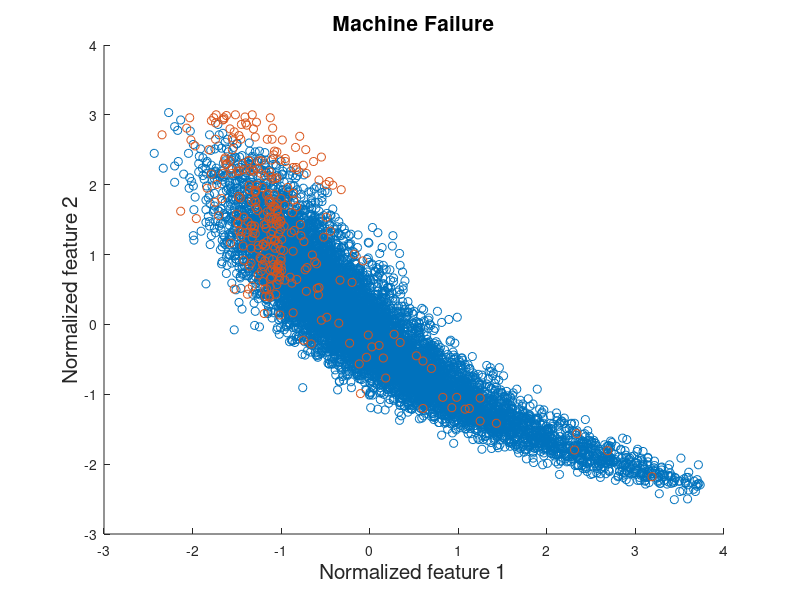

MATLAB code for this plot: (Note: this script raises an error after producing the figure.)
clear
clc
rng(0)
replicate=5000;
%% load data
num_class=2;
num_feature=7;
num_instance=9815;
load("./machine_failure/machine_failure.mat");
true_idx=X(:,end);
X(:,end)=[];
% normalization
for p=1:num_feature
    X(:,p)=X(:,p)-mean(X(:,p));
    X(:,p)=X(:,p)/std(X(:,p));
end
% reference scatter diagram
figure;
gscatter(X(:,1), X(:,2), true_idx);
title('Machine Failure','FontSize',15)
xlabel('Normalized feature 1','FontSize',15)
ylabel('Normalized feature 2','FontSize',15)
legend off
saveas(gcf,'./machine_failure/ground_truth.jpg');
hold off;
% cv0
label=unique(true_idx);
for k=1:num_class
    Ns(k)=sum(true_idx==label(k));
end
cv0=std(Ns)/mean(Ns);
%
alpha='dvariance';
output='./machine_failure';
is_plot=1;
is_saveplot=1;
eval_clustering(X,num_class,true_idx,replicate,alpha,output,is_plot,is_saveplot);